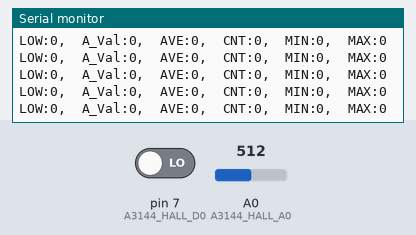
A sketch run on a simulated Arduino Uno, built with avr-gcc and run on an emulated ATmega328P. Shown: the last lines printed to the serial monitor. The inputs (shaded band) are chosen by the test bench; at power-on: A0 (A3144_HALL_A0) = 512, pin 7 (A3144_HALL_D0) LOW.

Above: at 1.2 s.
1.3 s: A0 (A3144_HALL_A0) set to 527
At 1.33 s:
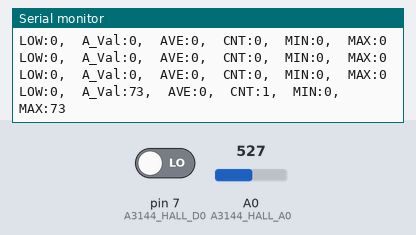
4.3 s: pin 7 (A3144_HALL_D0) driven HIGH
At 4.36 s:
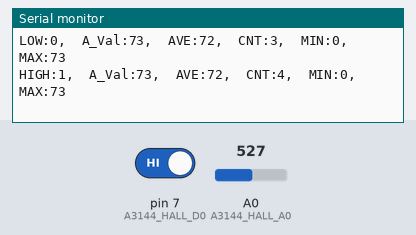
5.9 s: A0 (A3144_HALL_A0) set to 511
At 5.98 s:
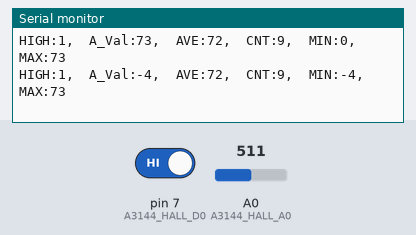
7.4 s: pin 7 (A3144_HALL_D0) driven LOW
At 7.49 s:
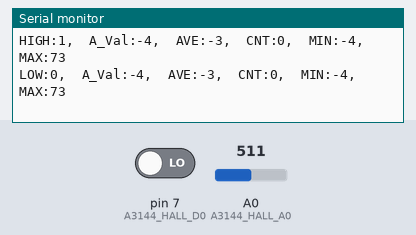
Timing chart, 0 to 9.9 s (numbered marks = the images above; inputs shaded):
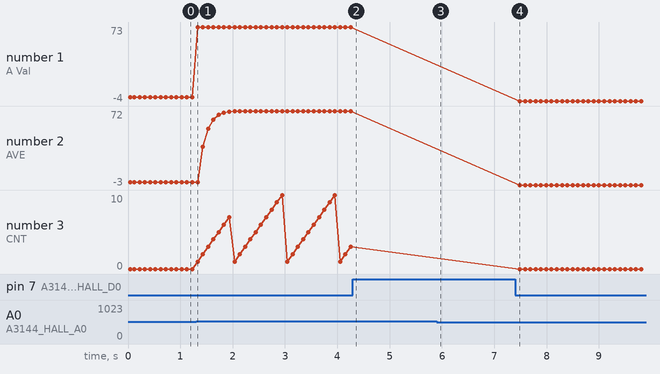

The sketch:

A3144.ino
```cpp
#define SIZE 2

int A3144_HALL_A0 = A0;
int A3144_HALL_D0 = 7;

int min = 5000;
int max = 0;
int ave[2];
int i = 0;
int set;
int cnt = 0;
int time = 0;

void setup(){
  pinMode(A3144_HALL_A0, INPUT);
  pinMode(A3144_HALL_D0, INPUT);
  Serial.begin(9600);
  Serial.println("=============== Start ===============");
  set = analogRead(A3144_HALL_A0) * (5.0 / 1024.0) * 1000;
}

void loop(){
  /*   아날로그 값을 전압0~5000mV 변환   */
  int A3144_A_val = analogRead(A3144_HALL_A0) * (5.0 / 1024.0) * 1000 - set;
  if(min > A3144_A_val){
    min = A3144_A_val;
  }
  if(max < A3144_A_val){
    max = A3144_A_val;
  }
  ave[i] = A3144_A_val;
  if(ave[i] > ave[0]) cnt++;

  int A3144_D_val = digitalRead(A3144_HALL_D0);
  if( A3144_D_val == HIGH ){
    Serial.print("HIGH");
  } else { Serial.print("LOW"); }
  Serial.print(':');
  Serial.print(A3144_D_val);
  Serial.print(',');
  Serial.print('\t');
  Serial.print("A_Val");
  Serial.print(':');
  Serial.print(A3144_A_val);
  Serial.print(',');
  Serial.print('\t');
  Serial.print("AVE");
  Serial.print(':');
  Serial.print(ave[0]);
  Serial.print(',');
  Serial.print('\t');
  Serial.print("CNT");
  Serial.print(':');
  Serial.print(cnt);
  Serial.print(',');
  Serial.print('\t');
  Serial.print("MIN");
  Serial.print(':');
  Serial.print(min);
  Serial.print(',');
  Serial.print('\t');
  Serial.print("MAX");
  Serial.print(':');
  Serial.println(max);


  if (i==SIZE-1){
    for(int temp=1; temp<SIZE; temp++){
      ave[0] += ave[temp];
      if(temp==SIZE-1) ave[0] = ave[0]/SIZE;
    }
    i = 1;
  } else  i++;

  delay(100);
  time++;
  if (time == 10){
    cnt =0;
    time=0;
  }
}
```

Measured:
- after the input at 1.3 s, the serial monitor: prints a new line at once (image 1)
- after the input at 4.3 s, the serial monitor: prints a new line after 0.06 s (image 2)
- after the input at 5.9 s, the serial monitor: prints a new line after 0.07 s (image 3)
- after the input at 7.4 s, the serial monitor: prints a new line after 0.09 s (image 4)
- plotted number 1: 0 → 73 after the input at 1.3 s
- plotted number 2: 0 → 72 after the input at 1.3 s
- plotted number 3: 0 → 3 after the input at 1.3 s
